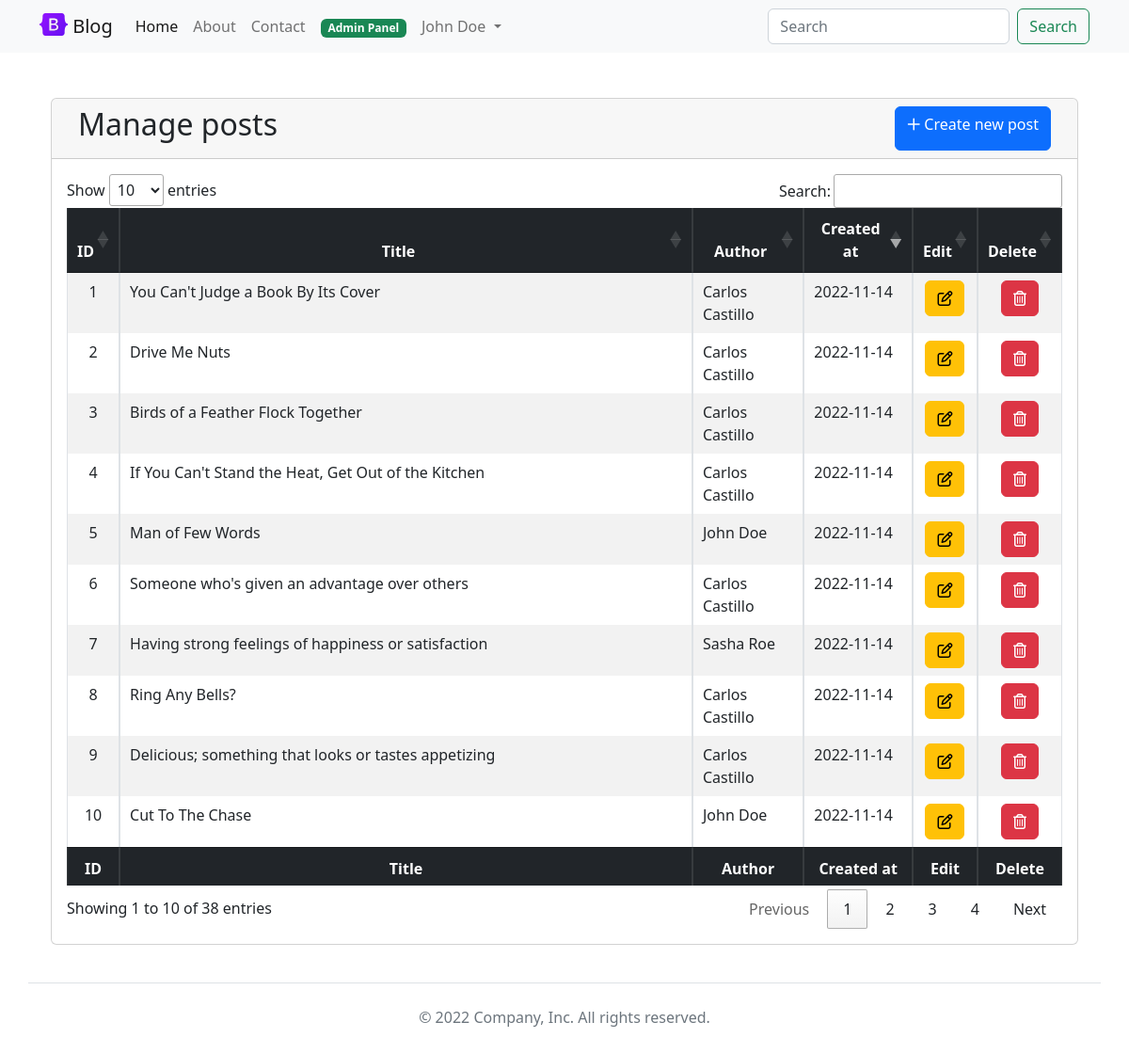
The app's page /admin/ (signed in) with its own data.
### tables this page shows
CREATE TABLE posts (
    id              INT             NOT NULL    AUTO_INCREMENT,
    title           VARCHAR(255)    NOT NULL,
    content         TEXT            NOT NULL,
    img_url         VARCHAR(255)    NOT NULL,
    author_id       INT             NOT NULL,
    created_at      TIMESTAMP       NULL,
    updated_at      TIMESTAMP       NULL,
PRIMARY KEY (id),
FOREIGN KEY (author_id) REFERENCES users(id)
);

CREATE TABLE users (
    id              INT             NOT NULL    AUTO_INCREMENT,
    name            VARCHAR(255)    NOT NULL,
    email           VARCHAR(255)    NOT NULL    UNIQUE,
    password        VARCHAR(255)    NOT NULL,
    created_at      TIMESTAMP       NULL,
    updated_at      TIMESTAMP       NULL,
PRIMARY KEY (id)
);

### admin/index.php (called while the page is built, shortened)
<?php
require_once '../model.php';
$posts = getAllPosts();
require '../views/admin/list.php';
require '../views/base.php';

### model.php (called while the page is built, shortened)
<?php
function getPDO(): PDO
{
    try {
        $pdo = new PDO(DB_URL, DB_USER, DB_PASS);
        $pdo->setAttribute(PDO::ATTR_ERRMODE, PDO::ERRMODE_EXCEPTION);
        $pdo->setAttribute(PDO::ATTR_DEFAULT_FETCH_MODE, PDO::FETCH_ASSOC);
        $pdo->setAttribute(PDO::ATTR_CASE, PDO::CASE_LOWER);
        $pdo->setAttribute(PDO::ATTR_AUTOCOMMIT, true);
        return $pdo;
    } catch (PDOException $exception) {
        exit('Failed to connect to database!');
    }
}
function getAllPosts(): array|false
{
    $pdo = getPDO();
    $query = 'SELECT * FROM posts ORDER BY created_at DESC';
    $stmt = $pdo->query($query);
    return $stmt->fetchAll();
}
function getUserById($id): mixed
{
    $pdo = getPDO();
    $query = 'SELECT * FROM users WHERE id = :id';
    $stmt = $pdo->prepare($query);
    $stmt->bindParam(':id', $id, PDO::PARAM_INT);
    $stmt->execute();
    return $stmt->fetch();
}

### views/admin/list.php (the view, shortened to what this page needs)
<div class="container mt-5 px-4">
    <?php if ( count($posts) > 0 ) : ?>
        <div class="card">
            <div class="card-header">
                <div class="container">
                    <div class="row">
                        <div class="col-6">
                            <h2>Manage posts</h2>
                        </div>
                        <div class="col-6 d-flex justify-content-end">
                            <a href="<?php echo APP_URL; ?>admin/create.php" class="btn btn-primary"><i class="fa-regular fa-plus"></i> Create new post</a>
                        </div>
                    </div>
                </div>
            </div>
            <div class="card-body">
                <div class="table-responsive">
                    <table id="myTable" class="table table-striped table-bordered table-hover" style="width:100%">
                        <thead class="table-dark">
                            <tr>
                                <th class="text-center">ID</th>
                                <th class="text-center">Title</th>
                                <th class="text-center">Author</th>
                                <th class="text-center">Created at</th>
                                <th class="text-center">Edit</th>
                                <th class="text-center">Delete</th>
                            </tr>
                        </thead>
                        <tfoot class="table-dark">
                        <tr>
                            <th class="text-center">ID</th>
                            <th class="text-center">Title</th>
                            <th class="text-center">Author</th>
                            <th class="text-center">Created at</th>
                            <th class="text-center">Edit</th>
                            <th class="text-center">Delete</th>
                        </tr>
                        </tfoot>
                        <tbody>
                            <?php foreach ($posts as $post) : ?>
                                <tr>
                                    <td class="text-center"><?php echo $post['id']; ?></td>
                                    <td><?php echo $post['title']; ?></td>
                                    <td><?php echo getUserById($post['author_id'])['name']; ?></td>
                                    <?php
                                        $datetime = new DateTime($post['created_at']);
                                        $date = $datetime->format('Y-m-d');
                                    ?>
                                    <td><?php echo $date; ?></td>
                                    <td class="text-center">
                                        <a href="<?php echo APP_URL; ?>admin/edit.php?id=<?php echo $post['id']; ?>" class="btn btn-warning"><i class="fa-regular fa-pen-to-square"></i></a>
                                    </td>
                                    <td class="text-center">
                                        <form action="<?php echo APP_URL; ?>admin/delete.php" method="POST" class="form-delete">
                                            <button type="submit" class="btn btn-danger"><i class="fa-regular fa-trash-can"></i></button>
                                        </form>
                                    </td>
                                </tr>
                            <?php endforeach; ?>
                        </tbody>
                    </table>
                </div>
            </div>
        </div>
 <?php endif; ?>
</div>

### css/main.css (style rules this page uses)
.table { display: block !important; }

### records on screen
posts: id "1", title "You Can't Judge a Book By Its Cover", author.name "Carlos Castillo", created_at "2022-11-14"
posts: id "2", title "Drive Me Nuts", author.name "Carlos Castillo", created_at "2022-11-14"
posts: id "3", title "Birds of a Feather Flock Together", author.name "Carlos Castillo", created_at "2022-11-14"
posts: id "4", title "If You Can't Stand the Heat, Get Out of the Kitchen", author.name "Carlos Castillo", created_at "2022-11-14"
posts: id "5", title "Man of Few Words", author.name "John Doe", created_at "2022-11-14"
posts: id "6", title "Someone who's given an advantage over others", author.name "Carlos Castillo", created_at "2022-11-14"
posts: id "7", title "Having strong feelings of happiness or satisfaction", author.name "Sasha Roe", created_at "2022-11-14"
posts: id "8", title "Ring Any Bells?", author.name "Carlos Castillo", created_at "2022-11-14"
posts: id "9", title "Delicious; something that looks or tastes appetizing", author.name "Carlos Castillo", created_at "2022-11-14"
posts: id "10", title "Cut To The Chase", author.name "John Doe", created_at "2022-11-14"

### other values on screen
$_SESSION['user']['name'] "John Doe"
